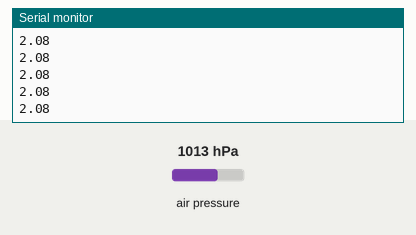
A sketch run on a simulated Arduino Uno, built with avr-gcc and run on an emulated ATmega328P. Parts: the last lines printed to the serial monitor. Inputs (shaded band) come from the test bench; at power-on: air pressure 1013 hPa.

Above: at 1.2 s.
1.3 s: air pressure set to 952 hPa
At 1.9 s:
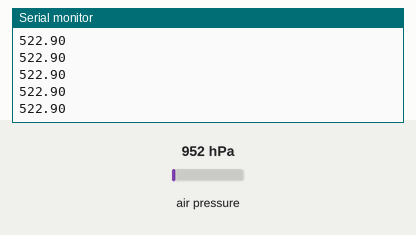
2.8 s: air pressure set to 975 hPa
At 3.9 s:
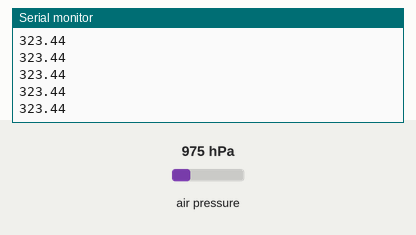
Timing chart, 0 to 5.0 s (numbered marks = the images above; inputs shaded):
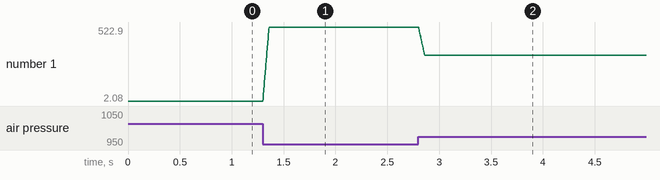

Measured:
- after the input at 1.3 s, the serial monitor: prints a new line at once (image 1)
- after the input at 2.8 s, the serial monitor: prints a new line at once (image 2)
- plotted number 1: 2.08 → 522.9 after the input at 1.3 s, 522.9 → 323.44 after the input at 2.8 s

The sketch:

BMP_1.ino
```cpp
#include <Adafruit_BMP085.h>
#define byte SBAS[24] = {0xB5, 0x62, 0x06, 0x16, 0x08, 0x00, 0x01, 0x01, 0x01, 0x00, 0x00, 0x00, 0x00, 0x00, 0x27, 0x9F, 0xB5, 0x62, 0x06, 0x16, 0x00, 0x00, 0x1C, 0x5A};

Adafruit_BMP085 bmp;
long t;
int A = 30;
std::vector<float> buf;
float Zero;

void setup() {
  Serial.begin(115200);
  if (!bmp.begin(BMP085_ULTRAHIGHRES)) {
  Serial.println("Could not find a valid BMP085 sensor, check wiring!");
  while (1) {}
  }
  Zero = bmp.readAltitude();
  buf.resize(A,Zero);
}

template<class T>
void pop_front(std::vector<T> &v){
  if(v.size() > 0)
    v.erase(v.begin());
}

void loop() {
//      t = micros();
//      Serial.println(String(bmp.readAltitude()) + " " + String(micros() - t));
//      Serial.println(String(bmp.readAltitude()));
      float S = 0;
      buf.push_back(bmp.readAltitude());
      pop_front(buf);
      for(int i = 0; i < A; ++i) S += buf[i];
      Serial.println((String(S/A )));
}
```
